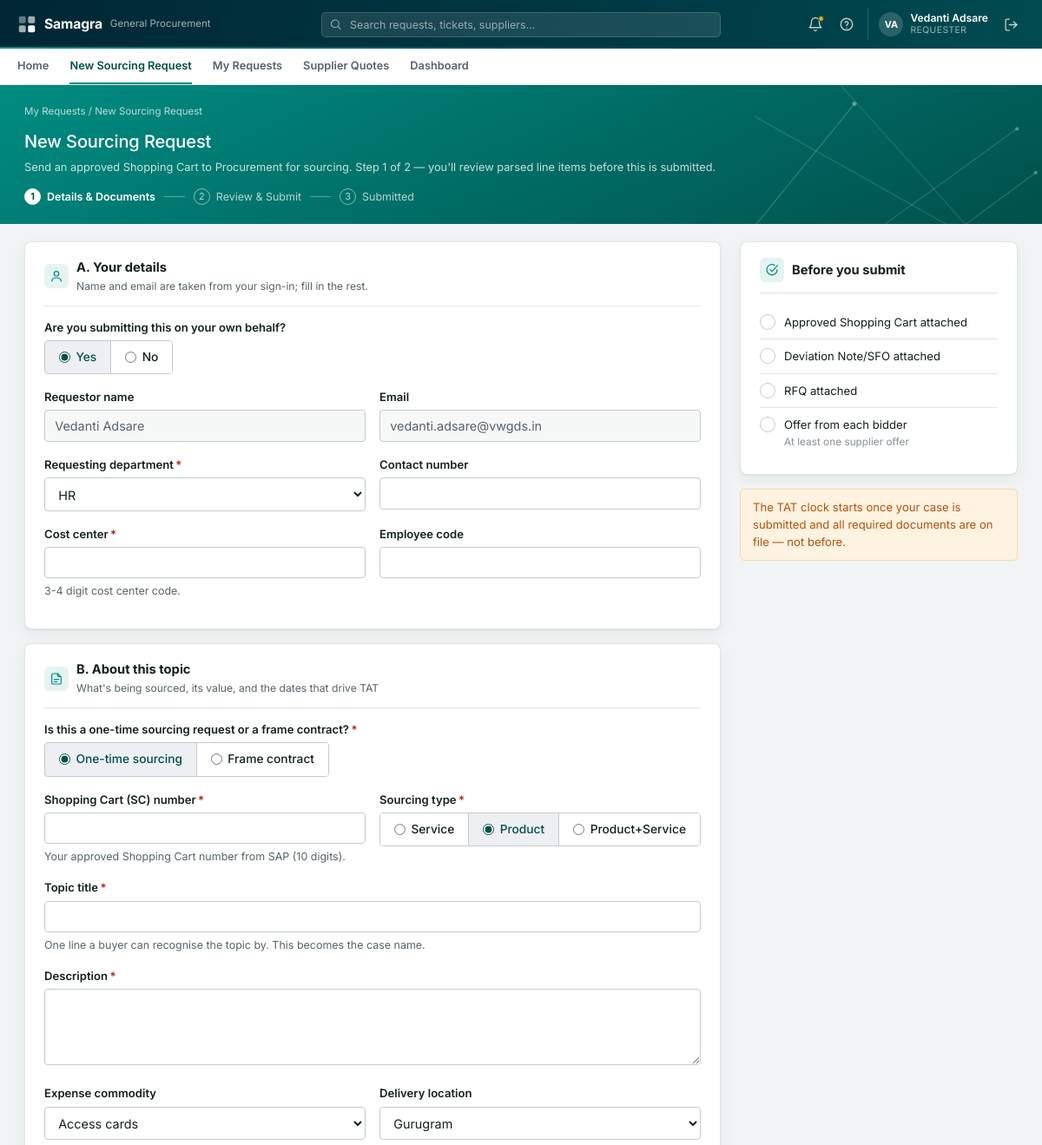
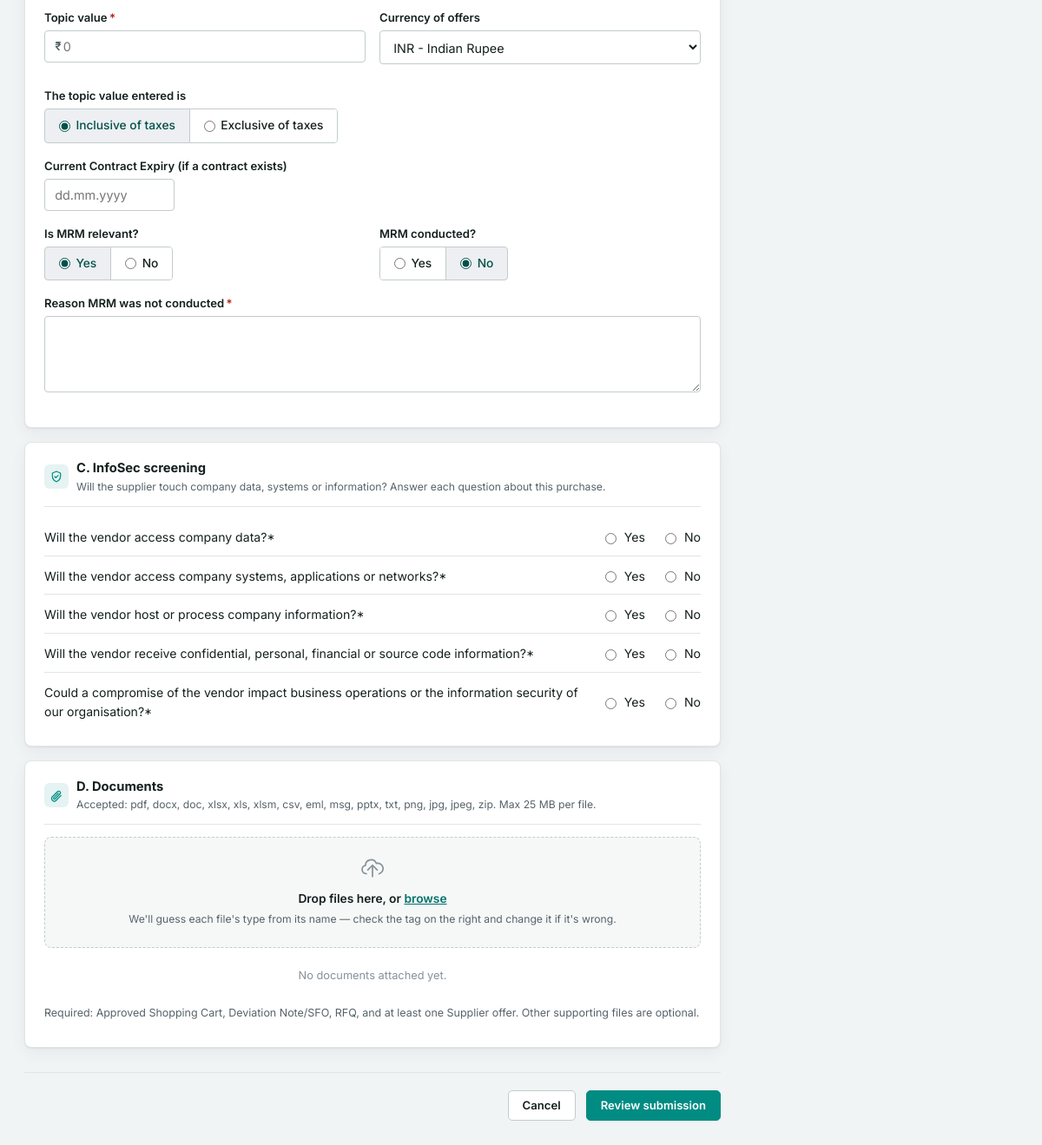
/requests/new (signed in), run on the app's committed database (2 pictures, top to bottom).
### tables this page shows
CREATE TABLE users (
    email           TEXT PRIMARY KEY,
    name            TEXT NOT NULL,
    salt            TEXT NOT NULL,
    password_hash   TEXT NOT NULL,
    created_at      TIMESTAMP NOT NULL
);

### routers/requester_routes.py (the view)
@router.get("/requests/new", response_class=HTMLResponse)
async def new_request_form(request: Request, user=Depends(require_requester)):
    return templates.TemplateResponse(
        request,
        "requester/new_request_step1.html",
        {
            "user": user, "nav_page": "new_request", "errors": [], "values": _default_values(user),
            "mode": "new", "existing_attachments": [], **FORM_DROPDOWNS,
        },
    )

### templates/requester/new_request_step1.html (shortened to what this page needs)
{% extends "base.html" %}
{% import "_macros/step_indicator.html" as steps %}
{% import "_macros/icons.html" as ic %}
{% block hero %}
<div class="sf-hero-band sf-nr-hero">
    <div class="sf-hero-inner">
        <div class="sf-hero-breadcrumb"><a href="/requests">My Requests</a> / New Sourcing Request</div>
        <div class="sf-hero-row">
            <div class="sf-hero-title-group">
                <h1 class="sf-hero-title">New Sourcing Request</h1>
            </div>
        </div>
        <div class="sf-hero-meta">Send an approved Shopping Cart to Procurement for sourcing. Step 1 of 2 — you'll review parsed line items before this is submitted.</div>
        {{ steps.render(1) }}
    </div>
</div>
{% endblock %}
{% block content %}
<form method="post" action="/requests/new" enctype="multipart/form-data" data-conditional-form novalidate>
<div class="sf-nr-layout">
<div>
    {% include "requester/_request_fields.html" %}
    <div class="sf-form-actions">
        <a href="/requests" class="sf-btn sf-btn--secondary">Cancel</a>
        <button type="submit" class="sf-btn sf-btn--primary">Review submission</button>
    </div>
</div>
<div class="sf-nr-rail">
    <div class="sf-card sf-nr-card">
        <div class="sf-nr-card__head">
            <span class="sf-nr-card__icon">{{ ic.icon("check-circle", 16) }}</span>
            <div class="sf-nr-card__title">Before you submit</div>
        </div>
        <div class="sf-checklist" data-checklist>
            <div class="sf-checklist__item" data-checklist-tag="SC" data-show-if="sourcing_basis=One-time sourcing">
                <span class="sf-checklist__dot"><svg width="11" height="11" viewBox="0 0 24 24" fill="none" stroke="currentColor" stroke-width="3" stroke-linecap="round" stroke-linejoin="round"><polyline points="20 6 9 17 4 12"></polyline></svg></span>
                <div><div class="sf-checklist__label">Approved Shopping Cart attached</div></div>
            </div>
            <div class="sf-checklist__item" data-checklist-tag="SFO">
                <span class="sf-checklist__dot"><svg width="11" height="11" viewBox="0 0 24 24" fill="none" stroke="currentColor" stroke-width="3" stroke-linecap="round" stroke-linejoin="round"><polyline points="20 6 9 17 4 12"></polyline></svg></span>
                <div><div class="sf-checklist__label">Deviation Note/SFO attached</div></div>
            </div>
            <div class="sf-checklist__item" data-checklist-tag="RFQ">
                <span class="sf-checklist__dot"><svg width="11" height="11" viewBox="0 0 24 24" fill="none" stroke="currentColor" stroke-width="3" stroke-linecap="round" stroke-linejoin="round"><polyline points="20 6 9 17 4 12"></polyline></svg></span>
                <div><div class="sf-checklist__label">RFQ attached</div></div>
            </div>
            <div class="sf-checklist__item" data-checklist-tag="OFFER">
                <span class="sf-checklist__dot"><svg width="11" height="11" viewBox="0 0 24 24" fill="none" stroke="currentColor" stroke-width="3" stroke-linecap="round" stroke-linejoin="round"><polyline points="20 6 9 17 4 12"></polyline></svg></span>
                <div>
                    <div class="sf-checklist__label">Offer from each bidder</div>
                    <div class="sf-checklist__sub">At least one supplier offer</div>
                </div>
            </div>
        </div>
    </div>
    <div class="sf-alert sf-alert--warning">
        The TAT clock starts once your case is submitted and all required documents are on file — not before.
    </div>
</div>
</div>
</form>
{% endblock %}

### templates/base.html (shortened to what this page needs)
<!doctype html>
<html lang="en">
<head>
    <link rel="stylesheet" href="{{ asset_url('/static/css/base.css') }}">
    <link rel="stylesheet" href="{{ asset_url('/static/css/header.css') }}">
    <link rel="stylesheet" href="{{ asset_url('/static/css/forms.css') }}">
    <link rel="stylesheet" href="{{ asset_url('/static/css/queue.css') }}">
    <link rel="stylesheet" href="{{ asset_url('/static/css/login.css') }}">
    <link rel="stylesheet" href="{{ asset_url('/static/css/detail-hero.css') }}">
    <link rel="stylesheet" href="{{ asset_url('/static/css/new-request-form.css') }}">
    <link rel="stylesheet" href="{{ asset_url('/static/css/requester-home.css') }}">
    <link rel="stylesheet" href="{{ asset_url('/static/css/login-split.css') }}">
    <link rel="stylesheet" href="{{ asset_url('/static/css/confirm-success.css') }}">
    <link rel="stylesheet" href="{{ asset_url('/static/css/my-requests.css') }}">
    <link rel="stylesheet" href="{{ asset_url('/static/css/buyer-queue-list.css') }}">
    <link rel="stylesheet" href="{{ asset_url('/static/css/case-status.css') }}">
</head>
<body class="{% block body_class %}{% endblock %}">
{% import "_macros/icons.html" as ic %}
{% import "_macros/notification_panel.html" as np %}
{% if user %}
<div class="sf-shell-header">
    <div class="sf-shell-header__row">
        <a class="sf-shell-brand" href="/home" title="Home">
            <span class="sf-shell-brand__name">Samagra</span>
            <span class="sf-shell-brand__dept">General Procurement</span>
        </a>
        {% if not user.is_admin %}
        <form class="sf-shell-search" method="get" action="{{ '/queue' if user.role == 'buyer' else '/requests' }}">
            <input type="text" name="q" placeholder="Search requests, tickets, suppliers..." value="{{ request.query_params.get('q', '') }}">
        </form>
        {% else %}
        <div class="sf-shell-search" style="visibility:hidden;"></div>
        {% endif %}
        <div class="sf-shell-actions">
            {{ np.render(notifications) }}
            <a class="sf-shell-icon-btn" href="mailto:procurement.intake.demo@outlook.com" title="Help &amp; support">{{ ic.icon("help-circle", 18) }}</a>
            <div class="sf-shell-user">
                <span class="sf-avatar">{{ user.name | initials }}</span>
                <div class="sf-shell-user__meta">
                    <span class="sf-shell-user__name">{{ user.name }}</span>
                    <span class="sf-shell-user__role">{{ "Procurement head" if user.is_admin else ("Buyer (GP)" if user.role == "buyer" else "Requester") }}</span>
                </div>
            </div>
            <form class="sf-logout-form" method="post" action="/logout">
                <button type="submit" class="sf-shell-icon-btn" title="Log out">{{ ic.icon("log-out", 17) }}</button>
            </form>
        </div>
    </div>
</div>
{% if not hide_nav_tabs %}
<div class="sf-shell-subnav">
    <div class="sf-shell-subnav__row">
        {% if user.role == "requester" %}
        <a class="sf-shell-subnav__link {{ 'active' if nav_page == 'home' else '' }}" href="/home">Home</a>
        <a class="sf-shell-subnav__link {{ 'active' if nav_page == 'new_request' else '' }}" href="/requests/new">New Sourcing Request</a>
        <a class="sf-shell-subnav__link {{ 'active' if nav_page == 'my_requests' else '' }}" href="/requests">My Requests</a>
        <a class="sf-shell-subnav__link {{ 'active' if nav_page == 'supplier_rfq' else '' }}" href="/supplier-rfq">Supplier Quotes</a>
        <a class="sf-shell-subnav__link {{ 'active' if nav_page == 'dashboard' else '' }}" href="/dashboard">Dashboard</a>
        {% elif user.is_admin %}
        {# The procurement head monitors; the dashboard is the whole job. No
           queue, no cases of their own, no mailbox to work. #}
        <a class="sf-shell-subnav__link active" href="/dashboard">Dashboard</a>
        {% endif %}
    </div>
</div>
{% endif %}
{% endif %}
{% block hero %}{% endblock %}
<main class="sf-content {% block content_width %}{% endblock %}">
    {% block content %}{% endblock %}
</main>
</body>
</html>

### templates/requester/_request_fields.html (shortened to what this page needs)
{% import "_macros/form_field.html" as ff %}
{% import "_macros/radio_group.html" as rg %}
{% import "_macros/icons.html" as ic %}
<div class="sf-card sf-nr-card">
    <div class="sf-nr-card__head">
        <span class="sf-nr-card__icon">{{ ic.icon("user", 16) }}</span>
        <div>
            <div class="sf-nr-card__title">A. Your details</div>
            <div class="sf-nr-card__subtitle">Name and email are taken from your sign-in; fill in the rest.</div>
        </div>
    </div>
    {{ rg.radios("on_own_behalf", "Are you submitting this on your own behalf?", ["Yes", "No"], values.on_own_behalf or "Yes") }}
    <div data-show-if="on_own_behalf=Yes">
        <div class="sf-grid sf-grid--2 sf-locked-field">
            <div class="sf-field">
                <label>Requestor name</label>
                <input type="text" value="{{ user.name }}" disabled>
            </div>
            <div class="sf-field">
                <label>Email</label>
                <input type="text" value="{{ user.email }}" disabled>
            </div>
        </div>
    </div>
    <div class="sf-grid sf-grid--2">
        {{ ff.select("requesting_dept", "Requesting department", departments, values.requesting_dept, required=True) }}
        {{ ff.text("requestor_contact", "Contact number", values.contact_number) }}
    </div>
    <div class="sf-grid sf-grid--2">
        {{ ff.text("cost_center", "Cost center", values.cost_center, required=True, help="3-4 digit cost center code.") }}
        {{ ff.text("employee_code", "Employee code", values.employee_code) }}
    </div>
</div>
<div class="sf-card sf-nr-card">
    <div class="sf-nr-card__head">
        <span class="sf-nr-card__icon">{{ ic.icon("file-text", 16) }}</span>
        <div>
            <div class="sf-nr-card__title">B. About this topic</div>
            <div class="sf-nr-card__subtitle">What's being sourced, its value, and the dates that drive TAT</div>
        </div>
    </div>
    {{ rg.radios("sourcing_basis", "Is this a one-time sourcing request or a frame contract?", sourcing_bases, values.sourcing_basis or "One-time sourcing", required=True) }}
    <div class="sf-grid sf-grid--2">
        <div data-show-if="sourcing_basis=One-time sourcing">
            {{ ff.text("sc_number", "Shopping Cart (SC) number", values.sc_number, required=True, help="Your approved Shopping Cart number from SAP (10 digits).") }}
        </div>
        {{ rg.radios("sourcing_type", "Sourcing type", sourcing_types, values.sourcing_type or "Product", required=True) }}
    </div>
    {{ ff.text("topic_title", "Topic title", values.topic_title, required=True, help="One line a buyer can recognise the topic by. This becomes the case name.") }}
    {{ ff.textarea("description", "Description", values.description, required=True) }}
    <div class="sf-grid sf-grid--2">
        {{ ff.select("expense_commodity", "Expense commodity", expense_commodities, values.expense_commodity) }}
        {{ ff.select("delivery_location", "Delivery location", delivery_locations, values.delivery_location) }}
    </div>
    <div class="sf-grid sf-grid--2">
        <div class="sf-field">
            <label for="f_topic_value">Topic value<span class="sf-required">*</span></label>
            <div class="sf-inr-input">
                <span class="sf-inr-input__prefix">₹</span>
                <input type="text" class="sf-inr-input__display" inputmode="numeric" placeholder="0" data-inr-display value="{{ '%.0f' | format(values.topic_value) if values.topic_value else '' }}">
            </div>
        </div>
        <div class="sf-field">
            <label for="f_currency">Currency of offers</label>
            <select id="f_currency" name="currency">
                {% for code, label in currency_options %}
                <option value="{{ code }}" {{ "selected" if code == (values.currency or "INR") }}>{{ label }}</option>
                {% endfor %}
            </select>
        </div>
    </div>
    {{ rg.radios("tax_basis", "The topic value entered is", tax_bases, values.tax_basis or tax_bases[0]) }}
    <div class="sf-field"><label for="f_fc_valid_till">Current Contract Expiry (if a contract exists)</label><input type="text" class="sf-date-input" id="f_fc_valid_till" name="fc_valid_till" placeholder="dd.mm.yyyy" inputmode="numeric" maxlength="10" value="{{ values.fc_valid_till | date if values.fc_valid_till else '' }}"></div>
    <div class="sf-grid sf-grid--2">
        {{ rg.radios("mrm_relevant", "Is MRM relevant?", ["Yes", "No"], values.mrm_relevant or "Yes") }}
        <div data-show-if="mrm_relevant=Yes">
            {{ rg.radios("mrm_conducted", "MRM conducted?", ["Yes", "No"], values.mrm_conducted or "No") }}
        </div>
    </div>
    <div data-show-if="mrm_relevant=Yes">
        <div data-show-if="mrm_conducted=No">
            {{ ff.textarea("mrm_reason", "Reason MRM was not conducted", values.mrm_reason, required=True) }}
        </div>
    </div>
</div>
{% if mode != "edit" %}
{% set infosec_ans = values.infosec_answers or {} %}
<div class="sf-card sf-nr-card">
    <div class="sf-nr-card__head">
        <span class="sf-nr-card__icon">{{ ic.icon("shield", 16) }}</span>
        <div>
            <div class="sf-nr-card__title">C. InfoSec screening</div>
            <div class="sf-nr-card__subtitle">Will the supplier touch company data, systems or information? Answer each question about this purchase.</div>
        </div>
    </div>
    <div class="sf-infosec">
        {% for key, question in infosec_questions %}
        <div class="sf-infosec__q">
            <span class="sf-infosec__text">{{ question }}<span class="sf-required">*</span></span>
            <span class="sf-infosec__answers">
                <label><input type="radio" name="infosec_{{ key }}" value="Yes" {{ "checked" if infosec_ans.get(key) == true }}> Yes</label>
                <label><input type="radio" name="infosec_{{ key }}" value="No" {{ "checked" if infosec_ans.get(key) == false }}> No</label>
            </span>
        </div>
        {% endfor %}
    </div>
</div>
{% endif %}
<div class="sf-card sf-nr-card">
    <div class="sf-nr-card__head">
        <span class="sf-nr-card__icon">{{ ic.icon("paperclip", 16) }}</span>
        <div>
            <div class="sf-nr-card__title">D. Documents</div>
            <div class="sf-nr-card__subtitle">Accepted: {{ allowed_extensions | join(", ") }}. Max {{ max_file_mb }} MB per file.</div>
        </div>
    </div>
    <div class="sf-dropzone" data-nr-dropzone>
        <div class="sf-dropzone__icon"><svg width="26" height="26" viewBox="0 0 24 24" fill="none" stroke="currentColor" stroke-width="1.6" stroke-linecap="round" stroke-linejoin="round"><path d="M12 21V9"></path><polyline points="7 14 12 9 17 14"></polyline><path d="M5.5 18a4.5 4.5 0 0 1-1-8.9 6 6 0 0 1 11.6-2A5 5 0 0 1 19 18"></path></svg></div>
        <div class="sf-dropzone__title">Drop files here, or <label for="f_doc_intake" class="sf-dropzone__browse">browse</label></div>
        <div class="sf-dropzone__hint">We'll guess each file's type from its name — check the tag on the right and change it if it's wrong.</div>
    </div>
    <div class="sf-doc-list" data-nr-doc-list>
    </div>
    <p class="sf-caption" data-show-if="sourcing_basis=One-time sourcing">Required: Approved Shopping Cart, Deviation Note/SFO, RFQ, and at least one Supplier offer. Other supporting files are optional.</p>
</div>

### data on the page
users: name|initials "VA", name "Vedanti Adsare", email "vedanti.adsare@vwgds.in"

### other printed values
{{ "✓" if current > 1 else "1" }} "1"
{{ "✓" if current > 2 else "2" }} "2"
{{ label }} "Are you submitting this on your own behalf? Is this a one-time sourcing request or a frame contract? Sourcing type The topic value entered is Is MRM relevant? MRM conducted?"
{{ opt }} "Yes" "No" "One-time sourcing" "Frame contract" "Service" "Product" "Product+Service" "Inclusive of taxes" "Exclusive of taxes" "Yes" "No" "Yes" "No"
{{ label }} "Requesting department Expense commodity Delivery location"
{{ label }} "Contact number Cost center Employee code Shopping Cart (SC) number Topic title"
{{ help }} "3-4 digit cost center code. Your approved Shopping Cart number from SAP (10 digits). One line a buyer can recognise the topic by. This becomes the case name."
{{ label }} "Description Reason MRM was not conducted"
{{ question }} "Will the vendor access company data?" "Will the vendor access company systems, applications or networks?" "Will the vendor host or process company information?" "Will the vendor receive confidential, personal, financial or source code information?" "Could a compromise of the vendor impact business operations or the information security of our organisation?"
{{ allowed_extensions | join(", ") }} "pdf, docx, doc, xlsx, xls, xlsm, csv, eml, msg, pptx, txt, png, jpg, jpeg, zip"
{{ max_file_mb }} "25"
form field requesting_dept "HR"
form field expense_commodity "Access cards"
form field delivery_location "Gurugram"
form field currency "INR - Indian Rupee"
